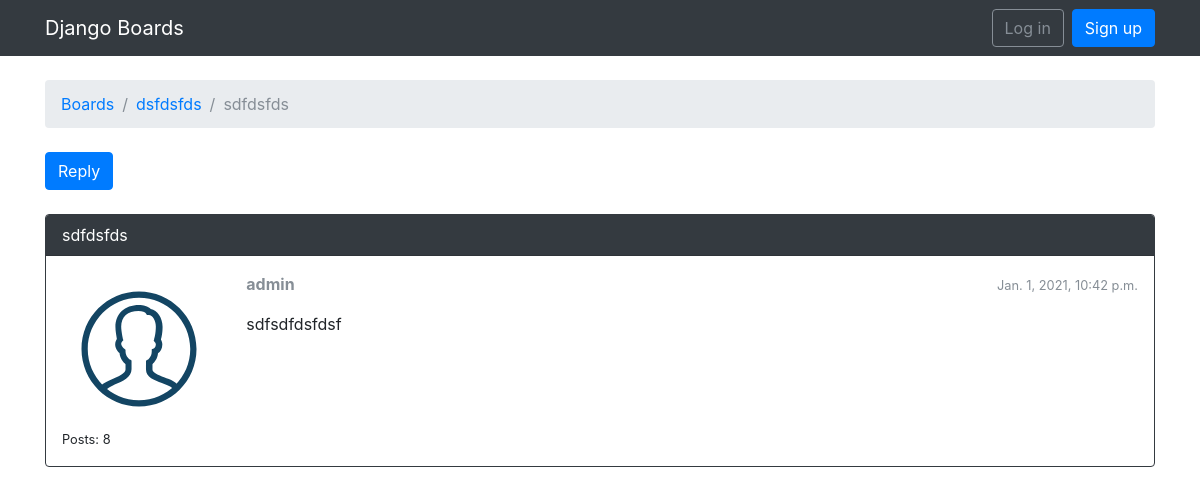
The page /boards/1/topics/1/ on the database as committed earlier.
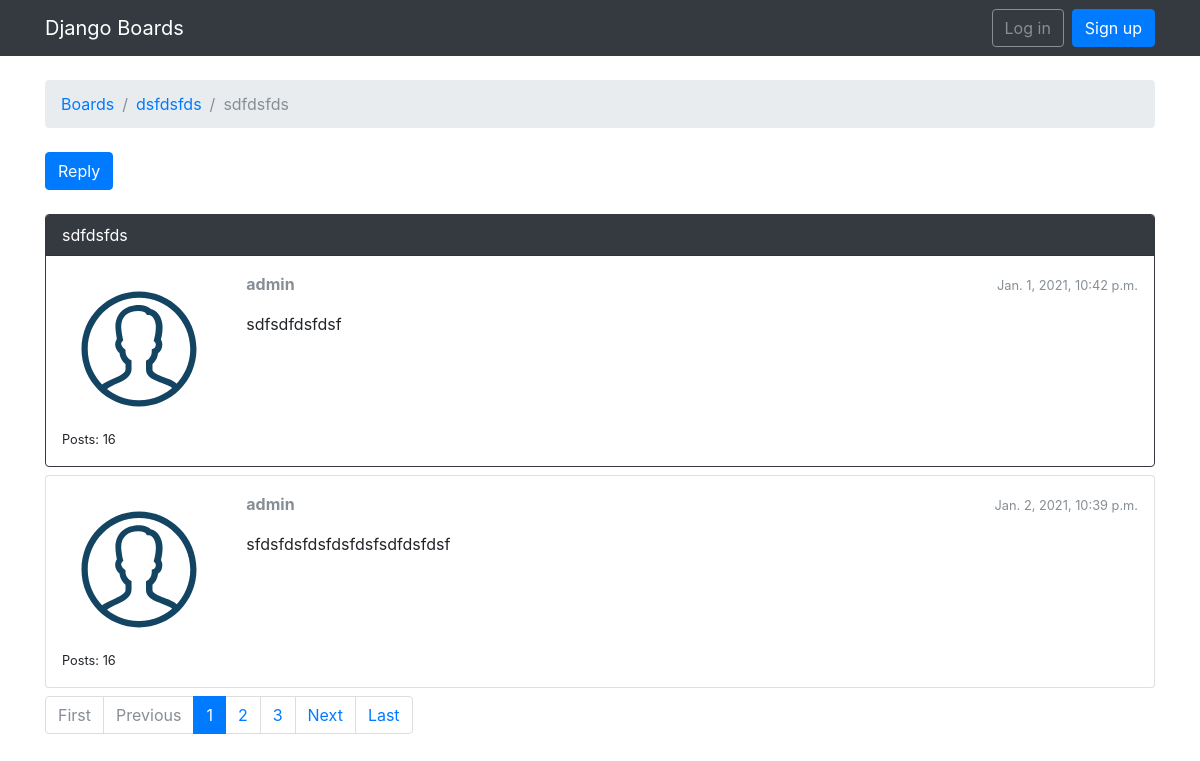
The same page on the database as committed later.
### boards/models.py (models this page shows, shortened)
class Topic(models.Model):
    subject = models.CharField(
        max_length=255
        )
    last_updated = models.DateTimeField(
        auto_now_add=True
        )
    board = models.ForeignKey(
        Board,
        related_name='topics',
        on_delete=models.CASCADE
        )
    starter = models.ForeignKey(
        User,
        related_name='topics',
        on_delete=models.CASCADE
        )
    views = models.PositiveIntegerField(
        default=0
        )

class Post(models.Model):
    message = models.TextField(
        max_length=4000
        )
    topic = models.ForeignKey(
        Topic,
        related_name='posts',
        on_delete=models.CASCADE
        )
    created_at = models.DateTimeField(
        auto_now_add=True
        )
    updated_at = models.DateTimeField(
        null=True
        )
    created_by = models.ForeignKey(
        User,
        related_name='posts',
        on_delete=models.CASCADE
        )
    updated_by = models.ForeignKey(
        User,
        null=True,
        related_name='+',           # this wont create a relationship in the parent object
        on_delete=models.CASCADE
        )
    def get_message_as_markdown(self):
        return mark_safe(markdown(self.message, safe_mode='escape'))

class Board(models.Model):
    name = models.CharField(
        max_length=30,
        unique=True
        )
    description = models.CharField(
        max_length=100
        )

### boards/views.py (the view)
# urls.py: path('<int:pk>/topics/<int:topic_pk>/', views.PostListView.as_view(), name='topic_posts'),
class PostListView(ListView):
    model = Post
    context_object_name = 'posts'
    template_name = 'boards/topic_posts.html'
    paginate_by = 2
    def get_context_data(self, **kwargs):
        self.topic.views += 1
        self.topic.save()
        kwargs['topic'] = self.topic
        return super().get_context_data(**kwargs)
    def get_queryset(self):
        self.topic = get_object_or_404(
            Topic,
            board__pk=self.kwargs.get('pk'),
            pk=self.kwargs.get('topic_pk')
            )
        queryset = self.topic.posts.order_by('created_at')
        return queryset

### boards/templates/boards/topic_posts.html (shortened to what this page needs)
{% extends 'boards/base.html' %}
{% load static %}
{% block breadcrumb %}
  <li class="breadcrumb-item"><a href="{% url 'boards:home2' %}">Boards</a></li>
  <li class="breadcrumb-item"><a href="{% url 'boards:board_topics' topic.board.pk %}">{{ topic.board.name }}</a></li>
  <li class="breadcrumb-item active">{{ topic.subject }}</li>
{% endblock %}
{% block content %}
  <div class="mb-4">
    <a href="{% url 'boards:reply_topic' topic.board.pk topic.pk %}" class="btn btn-primary" role="button">Reply</a>
  </div>
  {% for post in posts %}
    <div class="card mb-2 {% if forloop.first %}border-dark{% endif %}">
      {% if forloop.first %}
        <div class="card-header text-white bg-dark py-2 px-3">{{ topic.subject }}</div>
      {% endif %}
      <div class="card-body p-3">
        <div class="row">
          <div class="col-2">
            <img src="{% static 'boards/img/avatar.svg' %}" alt="{{ post.created_by.username }}" class="w-100">
            <small>Posts: {{ post.created_by.posts.count }}</small>
          </div>
          <div class="col-10">
            <div class="row mb-3">
              <div class="col-6">
                <strong class="text-muted">{{ post.created_by.username }}</strong>
              </div>
              <div class="col-6 text-right">
                <small class="text-muted">{{ post.created_at }}</small>
              </div>
            </div>
            {{ post.get_message_as_markdown }}
          </div>
        </div>
      </div>
    </div>
  {% endfor %}
  {% include 'boards/includes/pagination.html' %}
{% endblock %}

Rows that differ between the two databases and show on the page:
computed for Post "sdfsdfdsfdsf": created_by.posts.count "8" → "16"
added Post: created_by.posts.count "16", created_by.username "admin", created_at "Jan. 2, 2021, 10:39 p.m.", get_message_as_markdown "sfdsfdsfdsfdsfdsfsdfdsfdsf"
Other text that changed with them:
text now shown: "First Previous Next Last"
new list line: "1"
new list line: "2"
new list line: "3"
